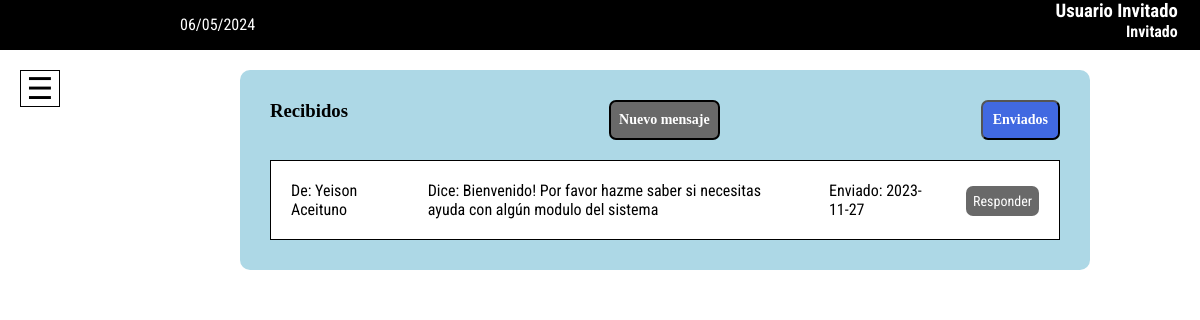
The app's page /mensajeria.php (signed in) with its own data.
### tables this page shows
CREATE TABLE `usuarios` (
  `id` int(10) NOT NULL,
  `Nombre` varchar(50) NOT NULL,
  `Usuario` varchar(20) NOT NULL,
  `pass` varchar(50) NOT NULL,
  `telefono` varchar(15) NOT NULL,
  `correo` varchar(50) NOT NULL,
  `tipo` varchar(15) NOT NULL
);

CREATE TABLE `chat` (
  `ChatID` int(8) NOT NULL,
  `Emisor` int(10) NOT NULL,
  `Receptor` int(10) NOT NULL,
  `Mensaje` varchar(100) NOT NULL,
  `Fecha` date NOT NULL
);

### mensajeria.php (the view, shortened to what this page needs)
<?php
$conexion = conectar();
$idSesion = $_SESSION['idUser'];
$usuarioInfo = "SELECT Nombre, Usuario, tipo FROM usuarios WHERE id = '$idSesion'";
$respuestaInfo = mysqli_query($conexion, $usuarioInfo);
$info = mysqli_fetch_assoc($respuestaInfo);
$nombreUser = $info['Nombre'];
$UserName = $info['Usuario'];
$fechaActual = date("d/m/Y");
?>
<!DOCTYPE html>
<html lang="es">
<head>
	<link rel="stylesheet" type="text/css" href="css/estiloMenu.css">
	<link rel="stylesheet" type="text/css" href="css/mensajeria.css">
</head>
<body>
	<header>
		<div class="fecha">
			<p> <?php echo $fechaActual ?> </p>
		</div>
		<div class="information">
			<h3> <?php echo $nombreUser ?> </h3>
			<h4> <?php echo $UserName ?> </h4>
		</div>
	</header>
	<div id="sidebar" >
		<div class="toggle-btn">
			<span>&#9776;</span>
		</div>
	</div>
	<div class="mensajes">
		<div class="recibidos" id="Recibidos">
			<div class="CambiarBandejaR">
				<h3 class="tituloMsj"> Recibidos </h3>
				<button id="NuevoMsj" class="btnMensaje"> Nuevo mensaje </button>
				<button id="BandejaE" class="btnEnviados"> Enviados </button>
			</div>
			<table id="miTabla" class="Brecibidos">
			<?php
				$sqlMensajesR = "SELECT * FROM chat INNER JOIN usuarios ON usuarios.id = chat.Emisor WHERE Receptor = $idSesion ";
				$respuestaMsjR = mysqli_query($conexion, $sqlMensajesR);
				while($mensajeR = mysqli_fetch_assoc($respuestaMsjR)){
					$id = $mensajeR['ChatID'];
			?>
				<tr>
					<td>De: <?php echo $mensajeR['Nombre']; ?> </td>
					<td>Dice: <?php echo $mensajeR['Mensaje']; ?> </td>
					<td>Enviado: <?php echo $mensajeR['Fecha']; ?></td>
					<td> <a href="responder.php?id=<?php echo $id ?>" class="responder" name="responder"  id="IdMensajeR" > Responder </a>  </td>
				</tr>
			<?php
				}
			?>
			</table>
		</div>
	</div>
</body>
</html>

### css/estiloMenu.css (style rules this page uses)
* { margin: 0; padding: 0; font-family: 'Roboto Condensed', sans-serif; box-sizing: border-box; }
header { position: fixed; padding: 0; margin: 0; width: 100%; height: 50px; background-color: black; color: white; text-align: right; display: flex; }
header .information { display: inline-block; margin-left: 20%; width: 40%; justify-content: right; }
header .information h3 { max-width: 100%; margin-right: 5%; }
header .information h4 { max-width: 100%; margin-right: 5%; }
header .fecha { color: white; display: block; margin-left: 15%; text-align: left; width: 30%; padding-top: 15px; }
body { background-color:#rgba(190, 190, 190, .9); }
#sidebar { position: fixed; width: 200px; height: 100%; background: #151719; left: -200px; transition: all 200ms linear; }
#sidebar .toggle-btn { position: absolute; left: 220px; top:70px; cursor: pointer; }
#sidebar .toggle-btn span { display: block; width: 40px; text-align: center; font-size: 30px; border: 1px solid black; }
a { text-decoration: none; color: rgba(230, 230, 230, .9); }
table { border-collapse: collapse; }
th, td { padding: 20px }

### css/mensajeria.css (style rules this page uses)
.mensajes { width: 850px; margin-left: 20%; position: relative; top: 70px; background: lightblue; padding: 30px; border-radius: 10px; }
.tituloMsj { font-family: calibri; }
.CambiarBandejaR { display: inline-flex; justify-content: space-between; width: 100%; }
.btnEnviados { padding: 10px; background: royalblue; font-family: verdana; font-size: 14px; color: white; border-radius: 7px; cursor: pointer; font-weight: bold; }
.Brecibidos { background: rgba(255, 255, 255, 1.0); width: 100%; margin-top: 20px; }
.btnMensaje { border-radius: 7px; font-size: 14px; font-weight: bold; color: white; background: dimgray; padding: 8px; border: 2px solid black; cursor: pointer; font-family: verdana; }
.responder { background: dimgray; color: white; padding: 7px; border-radius: 7px; font-size: 14px; font-weight: normal; }
table tr { border: 1px black solid; }

### records on screen
usuarios: Nombre "Usuario Invitado", Usuario "Invitado"
chat: usuarios.Nombre "Yeison Aceituno", Mensaje "Bienvenido! Por favor hazme saber si necesitas ayuda con algún modulo del sistema", Fecha "2023-11-27"
